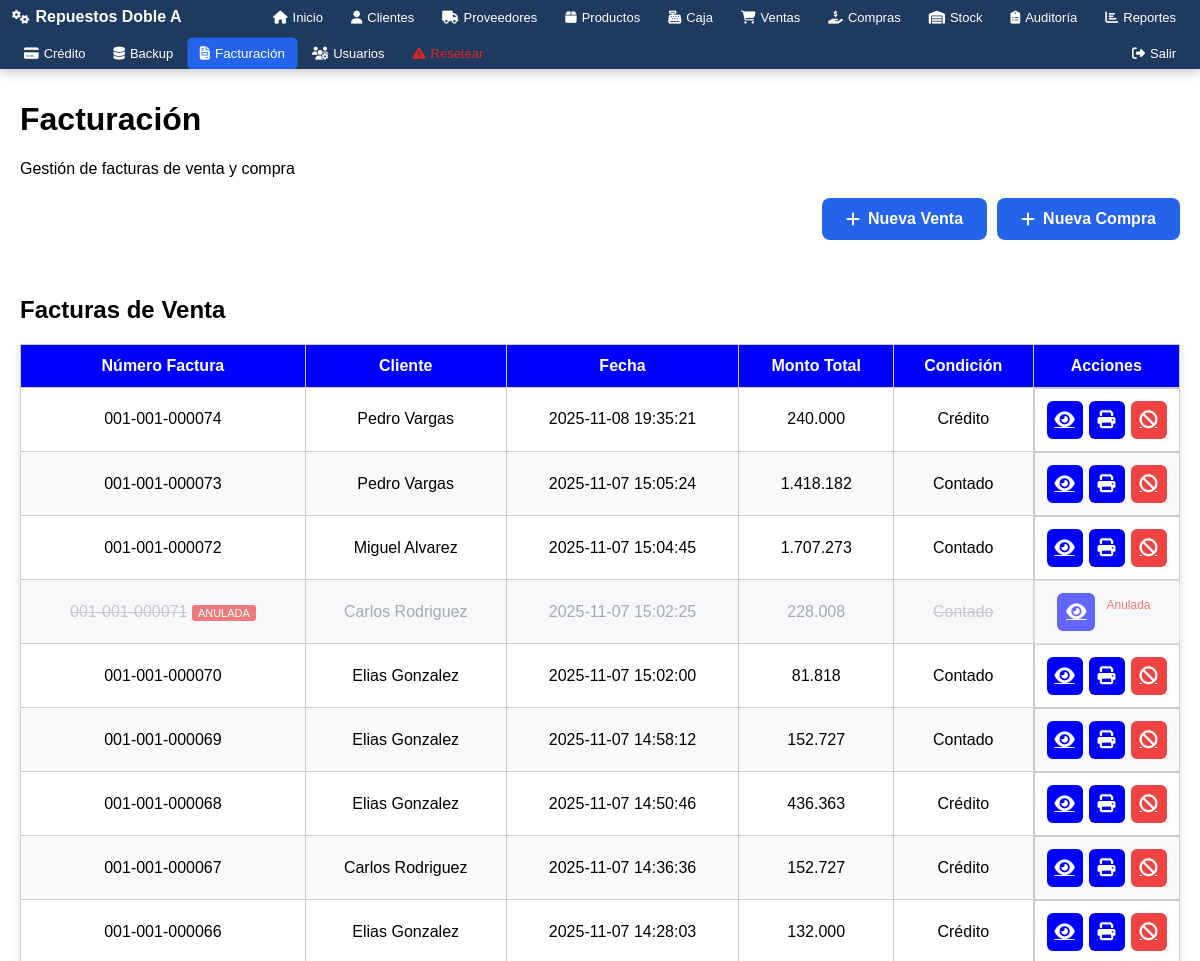
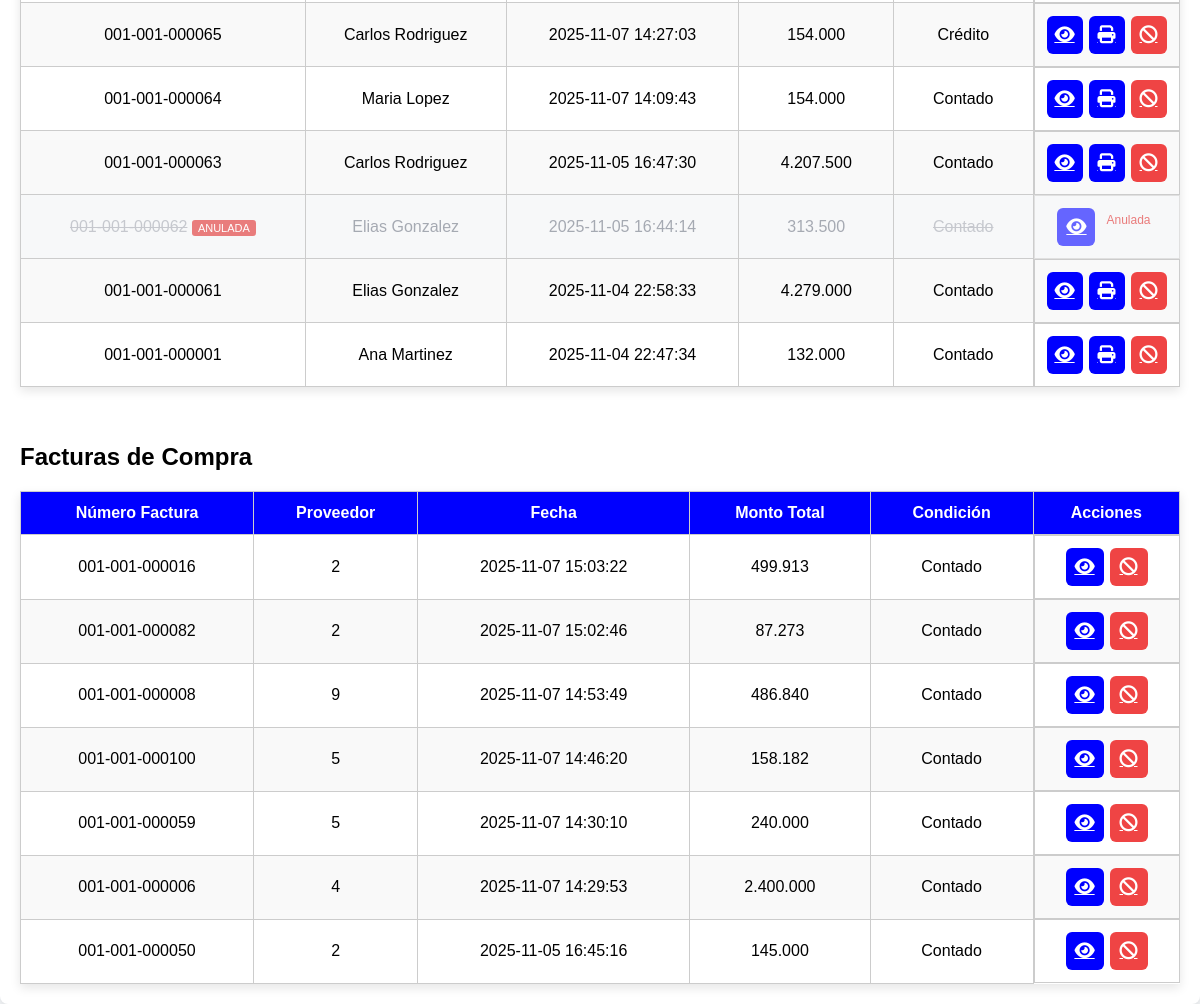
Page /modulos/facturacion/facturacion.php (signed in) on the earlier database version (2 pictures, top to bottom).
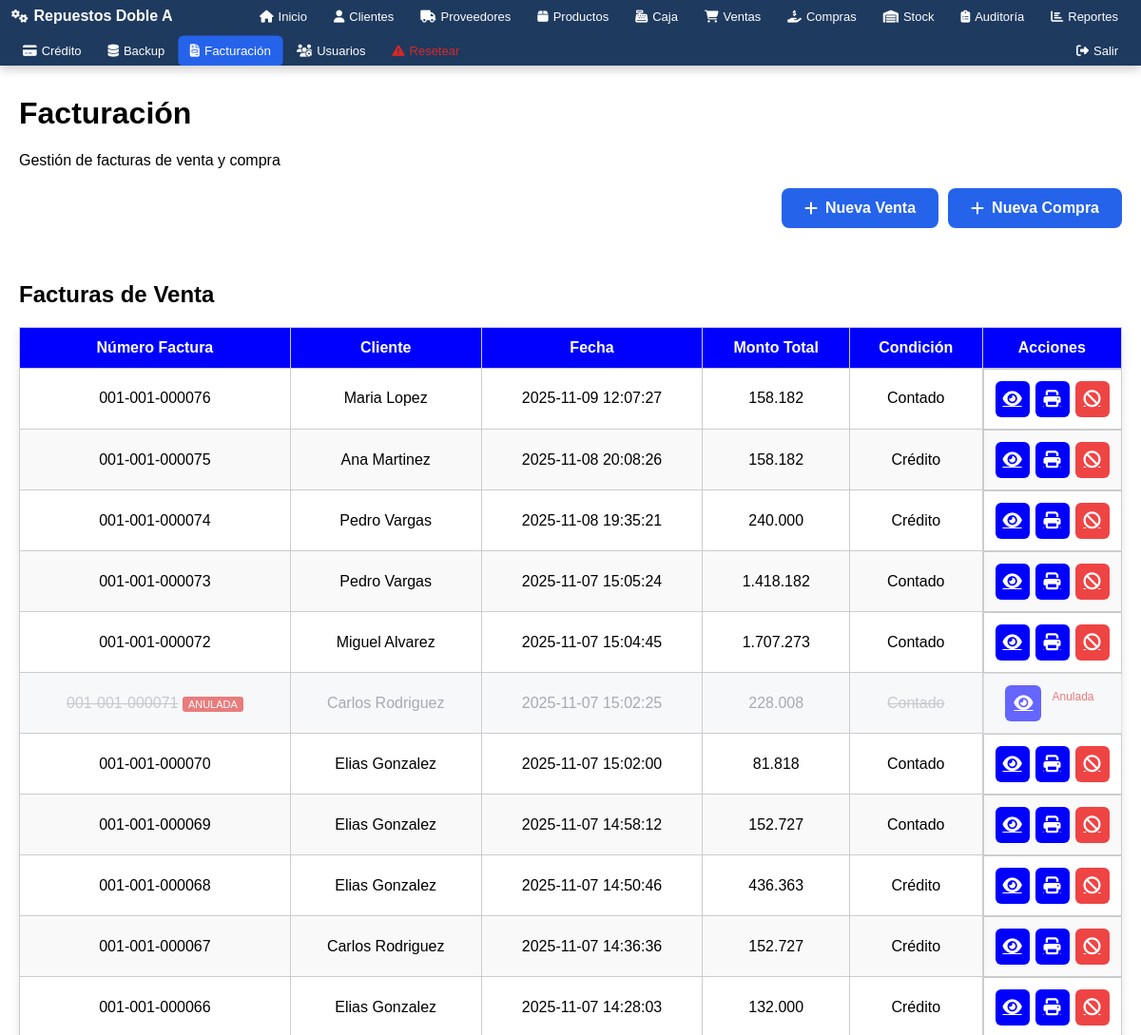
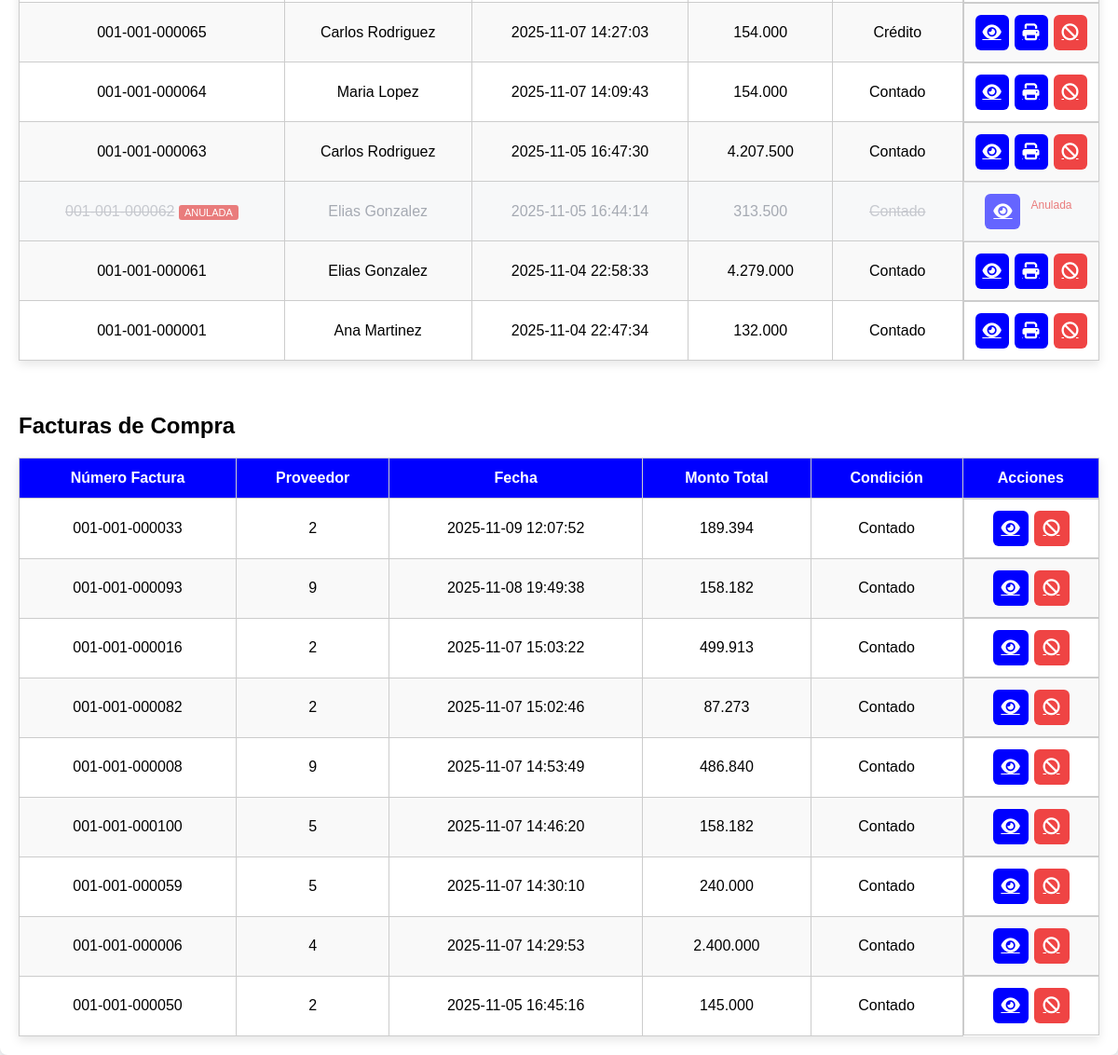
Same page on the later database version (2 pictures, top to bottom).
### tables this page shows
CREATE TABLE `cabecera_factura_ventas` (
  `id` int(11) NOT NULL AUTO_INCREMENT,
  `numero_factura` varchar(20) NOT NULL,
  `condicion_venta` enum('Contado','Crédito') NOT NULL,
  `forma_pago` enum('Efectivo','Tarjeta','Transferencia') NOT NULL,
  `fecha_hora` datetime DEFAULT CURRENT_TIMESTAMP,
  `cliente_id` int(11) NOT NULL,
  `monto_total` decimal(15,2) NOT NULL,
  `timbrado` varchar(20) DEFAULT '',
  `inicio_vigencia` date DEFAULT NULL,
  `fin_vigencia` date DEFAULT NULL,
  `anulada` tinyint(1) DEFAULT '0',
  `fecha_anulacion` datetime DEFAULT NULL,
  `usuario_anulacion_id` int(11) DEFAULT NULL,
  `motivo_anulacion` text,
  PRIMARY KEY (`id`),
  UNIQUE KEY `idx_numero_factura_unique` (`numero_factura`),
  UNIQUE KEY `idx_timbrado_unique` (`timbrado`),
  KEY `cliente_id` (`cliente_id`)
);

CREATE TABLE `clientes` (
  `id` int(11) NOT NULL AUTO_INCREMENT,
  `nombre` varchar(100) NOT NULL,
  `apellido` varchar(100) DEFAULT NULL,
  `ruc` varchar(20) DEFAULT NULL,
  `telefono` varchar(50) DEFAULT NULL,
  `email` varchar(100) DEFAULT NULL,
  `direccion` varchar(255) DEFAULT NULL,
  `created_at` timestamp NOT NULL DEFAULT CURRENT_TIMESTAMP,
  PRIMARY KEY (`id`)
);

CREATE TABLE `cabecera_factura_compras` (
  `id` int(11) NOT NULL AUTO_INCREMENT,
  `numero_factura` varchar(50) NOT NULL,
  `proveedor_id` int(11) NOT NULL,
  `fecha_hora` datetime NOT NULL,
  `monto_total` decimal(15,2) NOT NULL,
  `condicion_compra` varchar(20) DEFAULT 'Contado',
  `forma_pago` varchar(20) DEFAULT 'Efectivo',
  `timbrado` varchar(50) DEFAULT NULL,
  `numero_factura_proveedor` varchar(100) DEFAULT NULL,
  `created_at` timestamp NOT NULL DEFAULT CURRENT_TIMESTAMP,
  `inicio_vigencia` date DEFAULT NULL,
  `fin_vigencia` date DEFAULT NULL,
  PRIMARY KEY (`id`),
  UNIQUE KEY `numero_factura` (`numero_factura`),
  KEY `idx_fecha` (`fecha_hora`),
  KEY `idx_proveedor` (`proveedor_id`),
  CONSTRAINT `cabecera_factura_compras_ibfk_1` FOREIGN KEY (`proveedor_id`) REFERENCES `proveedores` (`id`) ON DELETE CASCADE
);

### modulos/facturacion/facturacion.php (the view, shortened to what the changed rows need)
<?php
$base_path = $_SERVER['DOCUMENT_ROOT'] . '/repuestos/';
include $base_path . 'includes/auth.php';
include $base_path . 'includes/header.php';
$stmt_ventas = $pdo->query("SELECT * FROM cabecera_factura_ventas ORDER BY fecha_hora DESC LIMIT 50");
$facturas_ventas = $stmt_ventas->fetchAll();
$facturas_compras = [];
try {
    $stmt_compras = $pdo->query("SELECT * FROM cabecera_factura_compras ORDER BY fecha_hora DESC LIMIT 50");
    $facturas_compras = $stmt_compras->fetchAll();
} catch (Exception $e) {
}
?>
<div class="container tabla-responsive">
    <h1>Facturación</h1>
    <br><br>
    <h2>Facturas de Venta</h2>
    <table class="crud-table">
        <thead>
            <tr>
                <th>Número Factura</th>
                <th>Cliente</th>
                <th>Fecha</th>
                <th>Monto Total</th>
                <th>Condición</th>
                <th>Acciones</th>
            </tr>
        </thead>
        <tbody>
        <?php
        if($facturas_ventas){
            foreach($facturas_ventas as $fila){
                $stmt_cliente = $pdo->prepare("SELECT nombre, apellido FROM clientes WHERE id = ?");
                $stmt_cliente->execute([$fila['cliente_id']]);
                $cliente = $stmt_cliente->fetch();
                $nombre_cliente = $cliente ? $cliente['nombre'] . ' ' . $cliente['apellido'] : 'N/A';
                $anulada = isset($fila['anulada']) && $fila['anulada'] == 1;
                $clase_fila = $anulada ? 'factura-anulada' : '';
                echo '<tr class="' . $clase_fila . '">';
                echo '<td>';
                if ($anulada) {
                    echo '<span style="text-decoration: line-through; opacity: 0.6;">' . htmlspecialchars($fila['numero_factura']) . '</span> ';
                    echo '<span style="background: #dc2626; color: white; padding: 2px 6px; border-radius: 3px; font-size: 11px;">ANULADA</span>';
                } else {
                    echo htmlspecialchars($fila['numero_factura']);
                }
                echo '</td>';
                echo '<td>'.htmlspecialchars($nombre_cliente).'</td>';
                echo '<td>'.htmlspecialchars($fila['fecha_hora']).'</td>';
                echo '<td>'.number_format($fila['monto_total'],0,',','.').'</td>';
                echo '<td>';
                if ($anulada) {
                    echo '<span style="text-decoration: line-through; opacity: 0.6;">' . htmlspecialchars($fila['condicion_venta']) . '</span>';
                } else {
                    echo htmlspecialchars($fila['condicion_venta']);
                }
                echo '</td>';
                echo '<td class="acciones">';
                echo '<a href="/repuestos/modulos/ventas/ver_factura.php?id='.htmlspecialchars($fila['id']).'" class="btn btn-edit" data-tooltip="Ver" target="_blank">
                        <i class="fas fa-eye"></i>
                        </a>';
                if (!$anulada) {
                    echo '<a href="/repuestos/modulos/ventas/imprimir_factura.php?id='.htmlspecialchars($fila['id']).'" class="btn btn-edit" data-tooltip="Imprimir" target="_blank">
                            <i class="fas fa-print"></i>
                            </a>';
                    echo '<a href="anular_factura.php?id='.htmlspecialchars($fila['id']).'" class="btn btn-delete" data-tooltip="Anular">
                            <i class="fas fa-ban"></i>
                            </a>';
                } else {
                    echo '<span style="color: #dc2626; font-size: 12px; padding: 5px;">Anulada</span>';
                }
                echo '</td>';
                echo '</tr>';
            }
        } else {
            echo '<tr><td colspan="6">No hay facturas de venta registradas.</td></tr>';
        }
        ?>
        </tbody>
    </table>
    <?php if(!empty($facturas_compras)): ?>
    <br><br>
    <h2>Facturas de Compra</h2>
    <table class="crud-table">
        <thead>
            <tr>
                <th>Número Factura</th>
                <th>Proveedor</th>
                <th>Fecha</th>
                <th>Monto Total</th>
                <th>Condición</th>
                <th>Acciones</th>
            </tr>
        </thead>
        <tbody>
        <?php
        foreach($facturas_compras as $fila){
            echo '<tr>';
            echo '<td>'.htmlspecialchars($fila['numero_factura']).'</td>';
            echo '<td>'.htmlspecialchars($fila['proveedor_id']).'</td>';
            echo '<td>'.htmlspecialchars($fila['fecha_hora']).'</td>';
            echo '<td>'.number_format($fila['monto_total'],0,',','.').'</td>';
            echo '<td>'.htmlspecialchars($fila['condicion_compra']).'</td>';
            echo '<td class="acciones">';
            echo '<a href="#" class="btn btn-edit" data-tooltip="Ver">
                    <i class="fas fa-eye"></i>
                    </a>';
            echo '<a href="#" class="btn btn-delete" data-tooltip="Anular" onclick="return confirm(\'¿Seguro que deseas anular esta factura?\')">
                    <i class="fas fa-ban"></i>
                    </a>';
            echo '</td>';
            echo '</tr>';
        }
        ?>
        </tbody>
    </table>
    <?php endif; ?>
</div>
<?php include $base_path . 'includes/footer.php'; ?>

Differences in the rows shown:
added cabecera_factura_ventas: numero_factura "001-001-000076", cliente.apellido "Maria Lopez", fecha_hora "2025-11-09 12:07:27", monto_total "158.182", condicion_venta "Contado"
added cabecera_factura_ventas: numero_factura "001-001-000075", cliente.apellido "Ana Martinez", fecha_hora "2025-11-08 20:08:26", monto_total "158.182", condicion_venta "Crédito"
added cabecera_factura_compras: numero_factura "001-001-000033", proveedor "2", fecha_hora "2025-11-09 12:07:52", monto_total "189.394", condicion_compra "Contado"
added cabecera_factura_compras: numero_factura "001-001-000093", proveedor "9", fecha_hora "2025-11-08 19:49:38", monto_total "158.182", condicion_compra "Contado"
